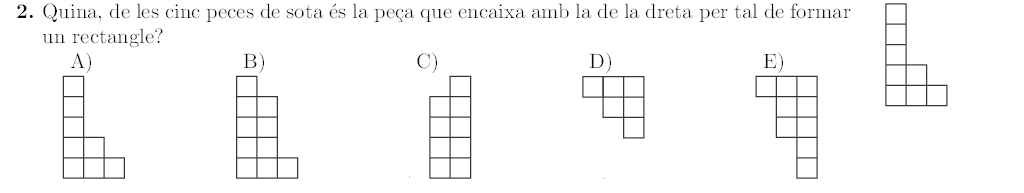
#> input picture enunciats/pngs/2007_1/02.png, 1024 x 193 px
$ python questions.py pngs/2007_1/02.png   (Python 2 division)
#> lines starting #> are read from the running program, lines starting #| are printed output that depends on the picture
#!/usr/bin/env python
# -*- coding: utf-8 -*-

import sys
from PIL import Image

# Obrir imatge amb PIL i anotar els píxels negres
image = Image.open(sys.argv[1])
#> image is the input picture: PIL image 1024x193 P; mean R, G, B 248.9, 249, 249
width, height = image.size
#> width = 1024; height = 193
is_black = list(image.convert('L').point(lambda x: x < 128, '1').getdata())
#> is_black = 197632 items
has_black = [any(is_black[i*width:(i+1)*width]) for i in range(height)]
#> has_black = 193 items, first 6: False, False, False, True, True, True
ultim_black = [width - is_black[(i+1)*width-1:i*width-1:-1].index(True)
               if has_black[i] else 0
               for i in range(height)]
#> ultim_black = 193 values, max 947 at index 85, min 0 at index 0, mean 800

# Trobar les línies separadores i els inicis i final de pàgina
linies = [i+2 for i in range(height)
          if float(sum(is_black[i*width:(i+1)*width])) / width > 0.7]
#> linies = []
linies += [has_black.index(True, i*height/4)-5 for i in range(4)]
#> linies = [-2, 43, 91, 139]
linies += [height + 5 - has_black[::-1].index(True) for i in range(4)]
#> linies = [-2, 43, 91, 139, 184, 184, 184, 184]
linies = sorted(linies)

# Troba el marge esquerre, fixant-se en el primer pixel negre més a l'esquerra
marge_esquerre = min(i % width for i, b in enumerate(is_black) if b)
#> marge_esquerre = 18

# Gestionar cada secció
questio = 0
for y1, y2 in zip(linies, linies[1:]):
    # Ignorar:
    #  - Seccions massa petites
    #  - Seccions que no tenen negre a les primeres files
    #  - Seccions que tenen menys de 40 línies de negre
    #  - Seccions que no tenen negre a partir del 70% d'amplada
    if y2-y1 > 10 \
            and sum(has_black[y1:y1+50]) > 0 \
            and sum(has_black[y1:y2]) > 35 \
            and max(ultim_black[y1:y2-2]) > 0.7*width:
        # Retallar i desar imatge
        questio += 1
        box = (marge_esquerre, y1, width - marge_esquerre, y2-2)
        image.crop(box).save('%02d.png' % questio)
#> this loop made 7 passes
#> (y1, y2, box) on passes 2 to 4: (43, 91, (18, 43, 1006, 89)), (91, 139, (18, 91, 1006, 137)), (139, 184, (18, 139, 1006, 182))
#> (y1, y2) on passes 1, 5, 6, 7: (-2, 43), (184, 184), (184, 184), (184, 184)
#> pass 2, `image.crop(box).save('%02d.png' % questio)`:
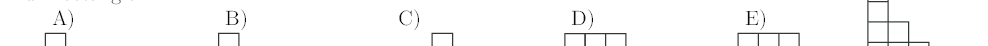
#> saved as 01.png: PIL image 988x46 P; mean R, G, B 250.2, 250.3, 250.3
#> after the loop, questio = 3
